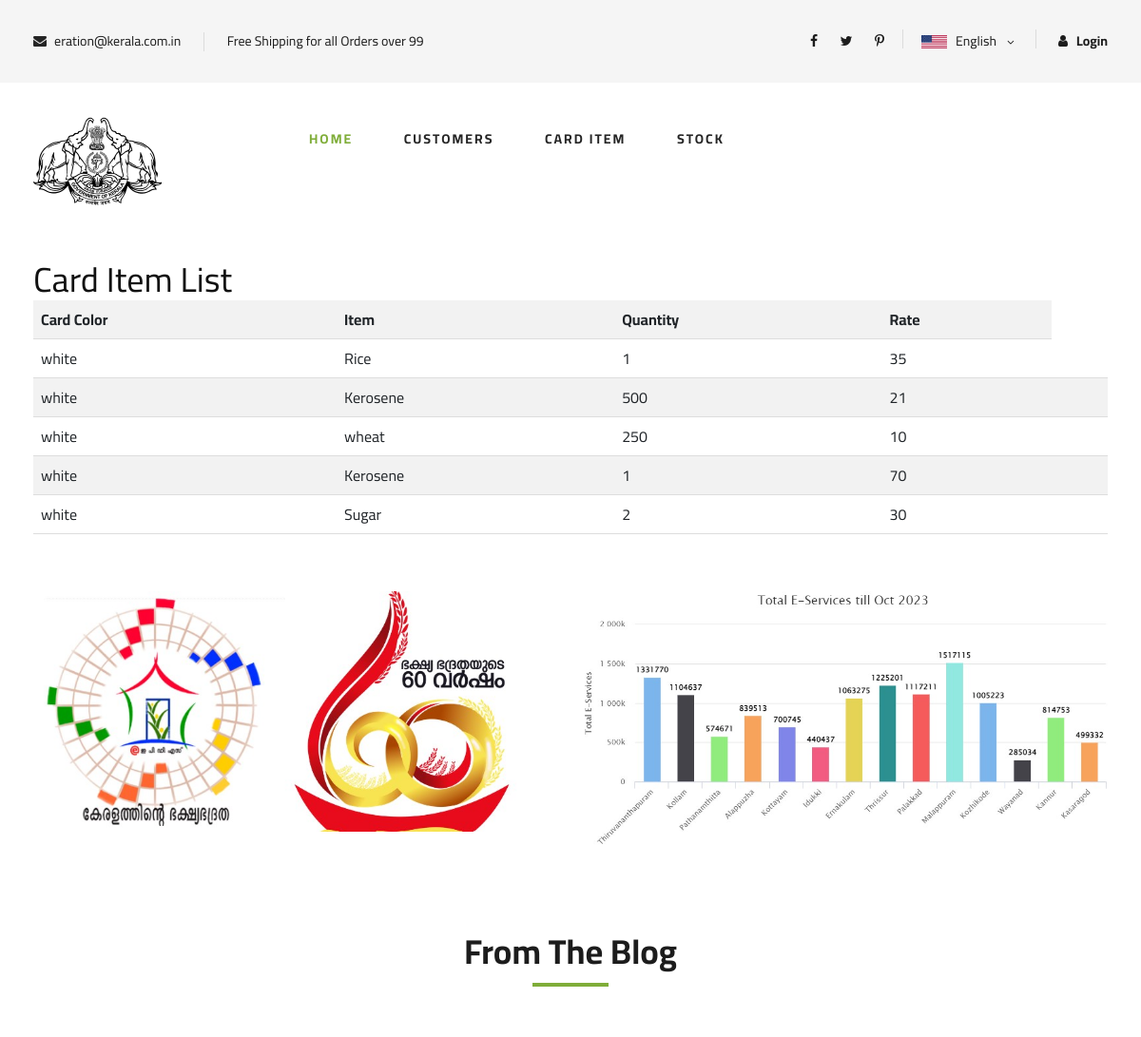
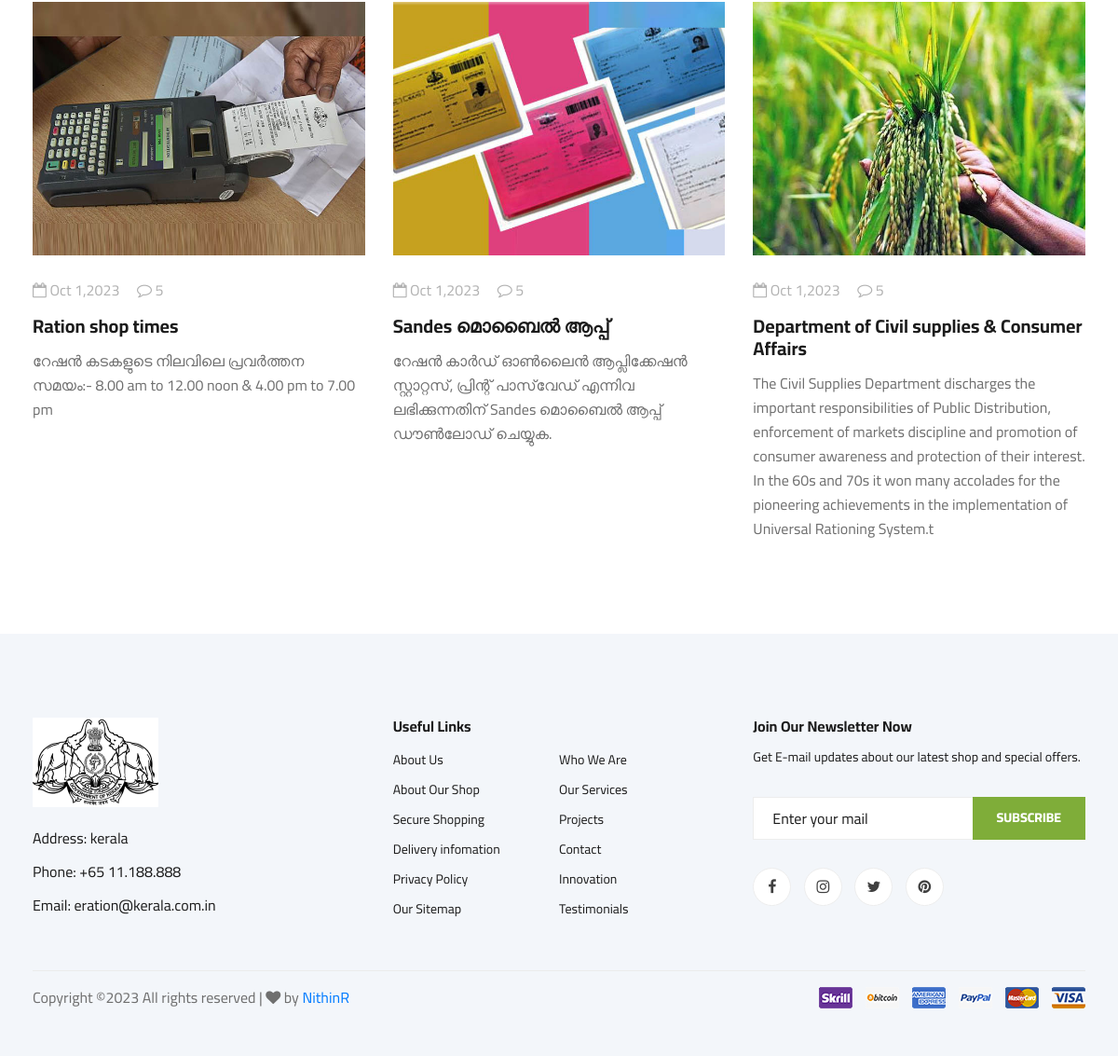
The app's page /shopcarditem/ with its own data (2 pictures, top to bottom).
### arkapp/models.py (models this page shows)
class carditem(models.Model):
      cardcolor=models.CharField(max_length=10)
      item=models.ForeignKey(itemlist,on_delete=models.CASCADE)
      quantity=models.IntegerField()
      rate=models.IntegerField()

class itemlist(models.Model):
      item=models.CharField(max_length=20)
      def __str__(self):
            return self.item

### arkapp/views.py (the view)
# urls.py: path('shopcarditem/', views.shopcarditem, name='shopcarditem'),
def shopcarditem(request):
    card_items = carditem.objects.all()
    return render(request, 'shopcarditem.html', {'carditems': card_items})

### templates/shopcarditem.html (shortened to what this page needs)
{% extends 'shopownerbase.html' %}
{% load static %}
{% block body %}
<body>
  <div class="container">
    <h2>Card Item List</h2>
    <table>
      <thead>
        <tr>
          <th>Card Color</th>
          <th>Item</th>
          <th>Quantity</th>
          <th>Rate</th>
        </tr>
      </thead>
      <tbody>
        {% for carditem in carditems %}
        <tr>
          <td>{{ carditem.cardcolor }}</td>
          <td>{{ carditem.item }}</td>
          <td>{{ carditem.quantity }}</td>
          <td>{{ carditem.rate }}</td>
          <td>
          </td>
        </tr>
        {% endfor %}
      </tbody>
    </table>
  </div>
</body>
{% endblock body %}

### static/assets/css/style.css (style rules this page uses)
html, body { height: 100%; font-family: "Cairo", sans-serif; -webkit-font-smoothing: antialiased; font-smoothing: antialiased; }
h1, h2, h3, h4, h5, h6 { margin: 0; color: #111111; font-weight: 400; font-family: "Cairo", sans-serif; }
h2 { font-size: 36px; }
@media only screen and (min-width: 1200px) { .container { max-width: 1170px; } }

### records on screen
carditem: cardcolor "white", item "Rice", quantity "1", rate "35"
carditem: cardcolor "white", item "Kerosene", quantity "500", rate "21"
carditem: cardcolor "white", item "wheat", quantity "250", rate "10"
carditem: cardcolor "white", item "Kerosene", quantity "1", rate "70"
carditem: cardcolor "white", item "Sugar", quantity "2", rate "30"
